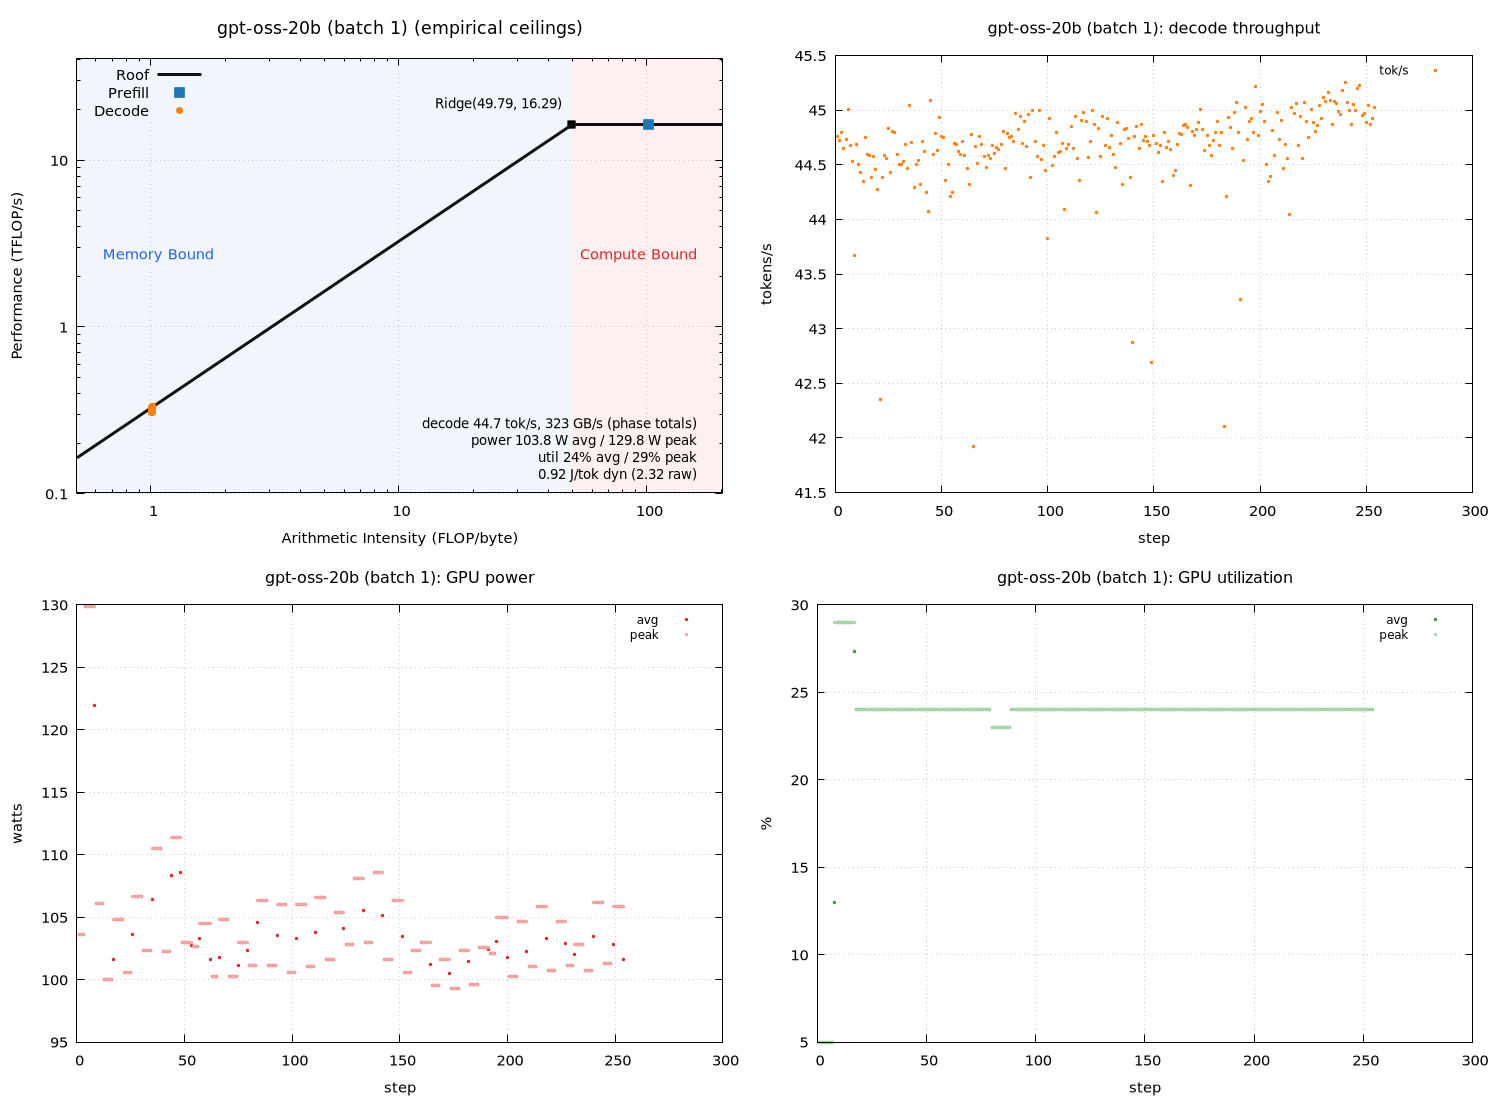

Generate this figure with gnuplot:
set terminal pngcairo size 1500,1100 enhanced font 'Sans,11'
set output 'sweep_a100_vllm/gpt_b001_roofline.png'
set datafile separator "\t"
set datafile missing 'NaN'
set multiplot layout 2,2
unset label
unset object
unset arrow
set title "gpt-oss-20b (batch 1) (empirical ceilings)" font ',13'
set xlabel "Arithmetic Intensity (FLOP/byte)"
set ylabel "Performance (TFLOP/s)"
set logscale xy
set xrange [0.502885:202.385]
set yrange [0.101774:40.7158]
set grid xtics ytics
set key top left
set object 1 rectangle from graph 0, graph 0 to first 49.7934, graph 1 \
    fillcolor rgb '#dce9f7' fillstyle solid 0.45 noborder behind
set object 2 rectangle from first 49.7934, graph 0 to graph 1, graph 1 \
    fillcolor rgb '#fbdcdc' fillstyle solid 0.45 noborder behind
set label 1 "Memory Bound" at graph 0.04, graph 0.55 left \
    textcolor rgb '#2563eb' font ',11'
set label 2 "Compute Bound" at graph 0.96, graph 0.55 right \
    textcolor rgb '#dc2626' font ',11'
set label 3 "Ridge(49.79, 16.29)" \
    at first 49.7934, first 16.2863 right \
    point pointtype 5 pointsize 1.2 \
    offset character -1.5, character 1 font ',10'
set label 4 "decode 44.7 tok/s, 323 GB/s (phase totals)\npower 103.8 W avg / 129.8 W peak\nutil 24% avg / 29% peak\n0.92 J/tok dyn (2.32 raw)" at graph 0.96, graph 0.16 right font ',10'
peak_t = 16.2863
peak_b = 327.078
roof(x) = (x * peak_b / 1000.0 < peak_t) ? x * peak_b / 1000.0 : peak_t
plot roof(x) with lines linewidth 3 linecolor rgb '#111111' title 'Roof', \
     'sweep_a100_vllm/gpt_b001_roofline.dat' using 3:(strcol(2) eq 'prefill' ? $4 : 1/0) with points \
         pointtype 5 pointsize 1.6 linecolor rgb '#1f77b4' title 'Prefill', \
     'sweep_a100_vllm/gpt_b001_roofline.dat' using 3:(strcol(2) eq 'decode' ? $4 : 1/0) with points \
         pointtype 7 pointsize 1.0 linecolor rgb '#ff7f0e' title 'Decode'

unset label
unset object
unset arrow
unset logscale
set xrange [*:*]
set yrange [*:*]
set title "gpt-oss-20b (batch 1): decode throughput" font ',12'
set xlabel "step"
set ylabel "tokens/s"
set grid xtics ytics
set key top right font ',9'
plot 'sweep_a100_vllm/gpt_b001_roofline.dat' using 1:(strcol(2) eq 'decode' ? $5 : 1/0) with points pointtype 7 pointsize 0.4 linecolor rgb '#ff7f0e' title 'tok/s'

unset label
unset object
unset arrow
unset logscale
set xrange [*:*]
set yrange [*:*]
set title "gpt-oss-20b (batch 1): GPU power" font ',12'
set xlabel "step"
set ylabel "watts"
set grid xtics ytics
set key top right font ',9'
plot 'sweep_a100_vllm/gpt_b001_roofline.dat' using 1:(strcol(2) eq 'decode' ? $6 : 1/0) with points pointtype 7 pointsize 0.4 linecolor rgb '#d62728' title 'avg', \
     'sweep_a100_vllm/gpt_b001_roofline.dat' using 1:(strcol(2) eq 'decode' ? $8 : 1/0) with points pointtype 7 pointsize 0.4 linecolor rgb '#f4a6a6' title 'peak'

unset label
unset object
unset arrow
unset logscale
set xrange [*:*]
set yrange [*:*]
set title "gpt-oss-20b (batch 1): GPU utilization" font ',12'
set xlabel "step"
set ylabel "%"
set grid xtics ytics
set key top right font ',9'
plot 'sweep_a100_vllm/gpt_b001_roofline.dat' using 1:(strcol(2) eq 'decode' ? $7 : 1/0) with points pointtype 7 pointsize 0.4 linecolor rgb '#2ca02c' title 'avg', \
     'sweep_a100_vllm/gpt_b001_roofline.dat' using 1:(strcol(2) eq 'decode' ? $9 : 1/0) with points pointtype 7 pointsize 0.4 linecolor rgb '#a9d7a9' title 'peak'

unset multiplot
